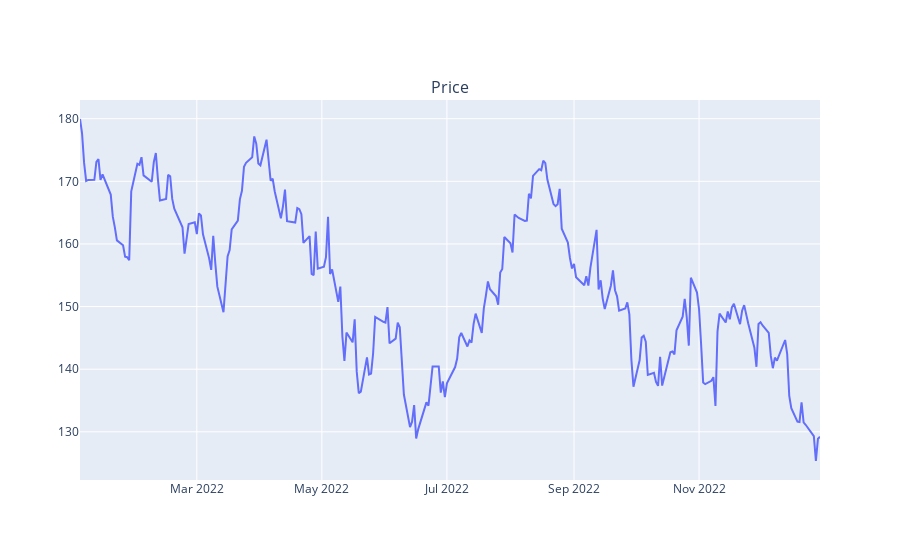

Write notebook code for a chart like this one.
### Code cell
fig = make_subplots(rows=1, cols=1, subplot_titles=('Price',))

# Add trace for Close price
fig.add_trace(go.Scatter(x=APPLdf.index, y=APPLdf['Close'], name='Close Price'), row=1, col=1)

# Update layout
fig.update(layout_xaxis_rangeslider_visible=False)

# Show figure
fig.show()

### Figure 1 — Plotly figure (JSON) as saved in the notebook; plotly's stock layout.template omitted (floating-point values rounded to 4 significant figures; data arrays with more than 128 entries replaced by an {"elided": "..."} marker saying what was removed)
{"data": [{"name": "Close Price", "type": "scatter", "x": {"elided": "251 str values"}, "xaxis": "x", "y": {"elided": "251 float values"}, "yaxis": "y"}], "layout": {"annotations": [{"font": {"size": 16}, "showarrow": false, "text": "Price", "x": 0.5, "xanchor": "center", "xref": "paper", "y": 1, "yanchor": "bottom", "yref": "paper"}], "xaxis": {"anchor": "y", "domain": [0, 1], "rangeslider": {"visible": false}}, "yaxis": {"anchor": "x", "domain": [0, 1]}}}
